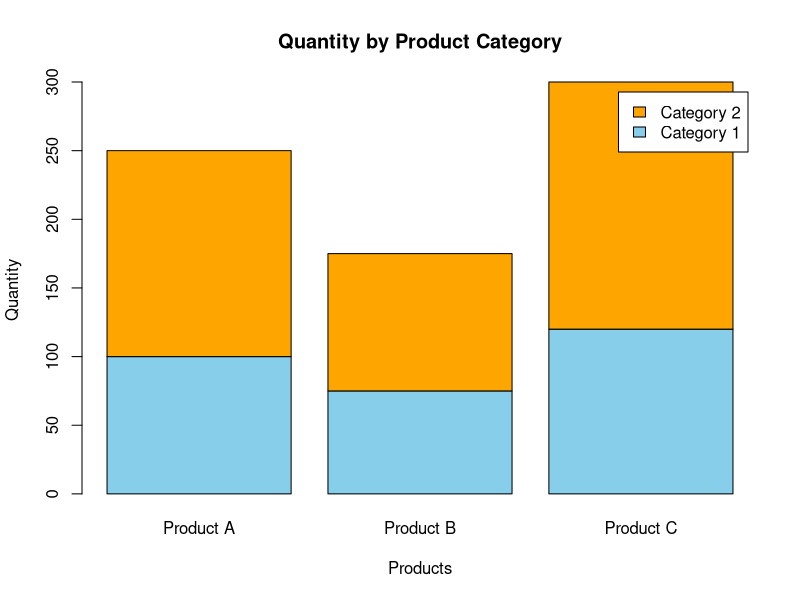

The R script that drew this image:
# Dataset
category <- matrix(c(100,150,
                     75,100,
                     120,180),
                   nrow = 2)

colnames(category) <- c("Product A","Product B","Product C")
rownames(category) <- c("Category 1","Category 2")

barplot(category,
        col = c("skyblue","orange"),
        main = "Quantity by Product Category",
        xlab = "Products",
        ylab = "Quantity",
        legend.text = rownames(category))
